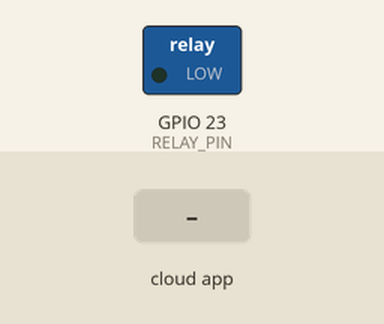
Recording of a sketch running on a simulated ESP32. Shown: switched loads named in the sketch (green lamp = pin HIGH). The test bench sets the inputs (shaded band). WiFi joins after 1.5 s; servers stay silent unless stated; no MQTT or app messages arrive unless stated; what the sketch prints to the serial monitor is not drawn.

Above: at 2.7 s.
2.8 s: the phone or cloud app sets bulb to ON
At 3.4 s:
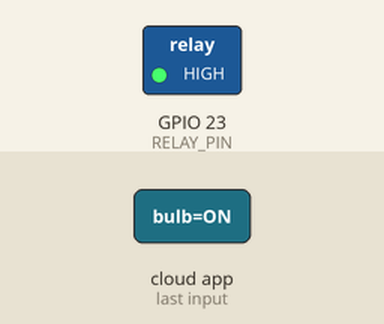
4.3 s: the phone or cloud app sets relay to ON
5.8 s: the phone or cloud app sets bulb to 1
7.3 s: the phone or cloud app sets relay to 1
8.8 s: the phone or cloud app sets bulb to TRUE
10.3 s: the phone or cloud app sets relay to TRUE
Timing chart, 0 to 12.8 s (numbered marks = the images above; inputs shaded):
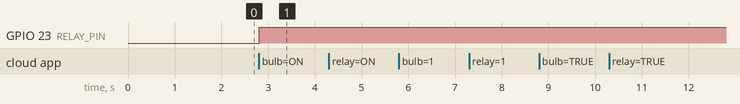

The sketch:

task3_ifttt_adafruit.ino
```cpp
// Task 3 — IFTTT + Adafruit IO IoT Automation
// An IFTTT applet writes "1" into the Adafruit IO feed "bulb" when the
// Google Assistant trigger fires ("Okay Google, activate Bulb On"). The ESP32
// is subscribed to that feed over MQTT, so the command reaches the relay
// without the ESP32 ever being exposed to the internet.
//
// It also keeps listening to the Task 2 dashboard feed "relay", so voice and
// dashboard control work side by side. Added on top of Task 2: tolerant
// command parsing (IFTTT sends free text), duplicate filtering, and automatic
// Wi-Fi/MQTT recovery for testing under different conditions.
//
// Library: "Adafruit MQTT Library" (Library Manager)

#include <WiFi.h>
#include "Adafruit_MQTT.h"
#include "Adafruit_MQTT_Client.h"

#define WIFI_SSID "YOUR_WIFI_SSID"
#define WIFI_PASS "YOUR_WIFI_PASSWORD"

#define AIO_SERVER     "io.adafruit.com"
#define AIO_SERVERPORT 1883
#define AIO_USERNAME   "YOUR_AIO_USERNAME"
#define AIO_KEY        "YOUR_AIO_KEY"

#define RELAY_PIN 23
#define RELAY_ON  HIGH
#define RELAY_OFF LOW

WiFiClient client;
Adafruit_MQTT_Client mqtt(&client, AIO_SERVER, AIO_SERVERPORT, AIO_USERNAME, AIO_KEY);

Adafruit_MQTT_Subscribe bulbFeed  = Adafruit_MQTT_Subscribe(&mqtt, AIO_USERNAME "/feeds/bulb");   // IFTTT
Adafruit_MQTT_Subscribe relayFeed = Adafruit_MQTT_Subscribe(&mqtt, AIO_USERNAME "/feeds/relay");  // dashboard

bool bulbOn = false;

void connectWiFi() {
  if (WiFi.status() == WL_CONNECTED) return;
  Serial.print("Connecting to Wi-Fi");
  WiFi.begin(WIFI_SSID, WIFI_PASS);
  while (WiFi.status() != WL_CONNECTED) {
    delay(500);
    Serial.print(".");
  }
  Serial.println("\nWi-Fi connected: " + WiFi.localIP().toString());
}

void connectMQTT() {
  if (mqtt.connected()) return;
  Serial.print("Connecting to Adafruit IO... ");
  int8_t ret;
  while ((ret = mqtt.connect()) != 0) {
    Serial.println(mqtt.connectErrorString(ret));
    mqtt.disconnect();
    delay(5000);
  }
  Serial.println("Connected!");
}

// IFTTT passes whatever text the applet was configured with, so accept a
// few spellings instead of only an exact "1" / "0".
int parseCommand(String v) {
  v.trim();
  v.toUpperCase();
  if (v == "ON"  || v == "1" || v == "TRUE"  || v.indexOf("TURN ON")  >= 0) return 1;
  if (v == "OFF" || v == "0" || v == "FALSE" || v.indexOf("TURN OFF") >= 0) return 0;
  return -1;
}

void setBulb(bool on, const char* source) {
  if (on == bulbOn) {
    Serial.println("Bulb already " + String(on ? "ON" : "OFF") + " - ignoring");
    return;
  }
  bulbOn = on;
  digitalWrite(RELAY_PIN, on ? RELAY_ON : RELAY_OFF);
  Serial.printf("%s -> Bulb %s\n", source, on ? "ON" : "OFF");
}

void handle(Adafruit_MQTT_Subscribe* feed, const char* source) {
  String value = (char*)feed->lastread;
  Serial.printf("Feed '%s' received: %s\n", source, value.c_str());
  int cmd = parseCommand(value);
  if (cmd == -1) Serial.println("Unknown command - ignored");
  else setBulb(cmd == 1, source);
}

void setup() {
  Serial.begin(115200);
  pinMode(RELAY_PIN, OUTPUT);
  digitalWrite(RELAY_PIN, RELAY_OFF);

  connectWiFi();
  mqtt.subscribe(&bulbFeed);
  mqtt.subscribe(&relayFeed);
}

void loop() {
  connectWiFi();   // recovers if the hotspot drops
  connectMQTT();

  Adafruit_MQTT_Subscribe* sub;
  while ((sub = mqtt.readSubscription(2000))) {
    if (sub == &bulbFeed)  handle(&bulbFeed, "bulb");
    if (sub == &relayFeed) handle(&relayFeed, "relay");
  }

  if (!mqtt.ping()) mqtt.disconnect();
}
```

Measured:
- after the input at 2.8 s, GPIO 23 (RELAY_PIN): LOW → HIGH at once
- after the input at 4.3 s, every drawn part: stays the same
- after the input at 5.8 s, every drawn part: stays the same
- after the input at 7.3 s, every drawn part: stays the same
- after the input at 8.8 s, every drawn part: stays the same
- after the input at 10.3 s, every drawn part: stays the same
